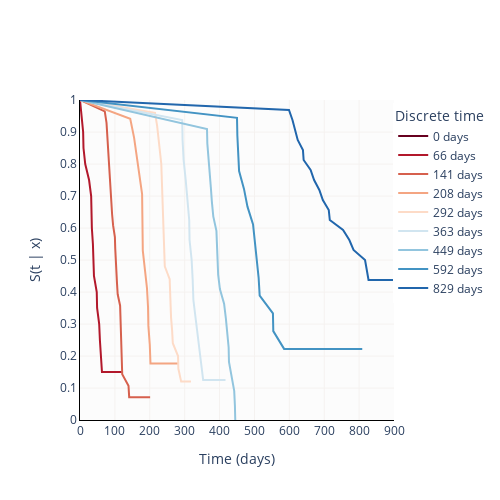

The code cell stored with this chart in its notebook:
### Code cell
fig

### Figure 1 — Plotly figure (JSON) as saved in the notebook; plotly's stock layout.template omitted (floating-point values rounded to 4 significant figures)
{"data": [{"line": {"color": "rgb(103,0,31)"}, "mode": "lines", "name": "0 days", "type": "scatter", "x": [0, 2, 7, 19, 25, 26, 29, 40, 44, 50, 65], "y": [1, 1, 1, 1, 1, 1, 1, 1, 1, 1, 1]}, {"line": {"color": "rgb(178,24,43)"}, "mode": "lines", "name": "66 days", "type": "scatter", "x": [0, 4, 9, 10, 15, 26, 32, 34, 37, 40, 48, 49, 55, 57, 61, 63, 66, 106, 120], "y": [1, 0.95, 0.9, 0.85, 0.8, 0.75, 0.7, 0.6, 0.55, 0.45, 0.4, 0.35, 0.3, 0.25, 0.2, 0.15, 0.15, 0.15, 0.15]}, {"line": {"color": "rgb(214,96,77)"}, "mode": "lines", "name": "141 days", "type": "scatter", "x": [0, 71, 76, 78, 80, 84, 85, 86, 89, 92, 95, 100, 101, 103, 106, 108, 115, 117, 118, 120, 121, 139, 141, 152, 201], "y": [1, 0.9643, 0.9286, 0.8929, 0.8214, 0.7857, 0.75, 0.7143, 0.6786, 0.6429, 0.6071, 0.5714, 0.5357, 0.4643, 0.4286, 0.3929, 0.3571, 0.2857, 0.2143, 0.1786, 0.1429, 0.1071, 0.07143, 0.07143, 0.07143]}, {"line": {"color": "rgb(244,165,130)"}, "mode": "lines", "name": "208 days", "type": "scatter", "x": [0, 144, 155, 170, 178, 180, 186, 192, 195, 196, 200, 202, 216, 273, 282], "y": [1, 0.9412, 0.8824, 0.7647, 0.7059, 0.5294, 0.4706, 0.4118, 0.3529, 0.2941, 0.2353, 0.1765, 0.1765, 0.1765, 0.1765]}, {"line": {"color": "rgb(253,219,199)"}, "mode": "lines", "name": "292 days", "type": "scatter", "x": [0, 215, 221, 226, 229, 233, 236, 237, 239, 240, 243, 257, 258, 261, 264, 266, 281, 282, 290, 294, 310, 318], "y": [1, 0.96, 0.92, 0.88, 0.84, 0.8, 0.72, 0.68, 0.64, 0.6, 0.48, 0.44, 0.4, 0.32, 0.28, 0.24, 0.2, 0.16, 0.12, 0.12, 0.12, 0.12]}, {"line": {"color": "rgb(209,229,240)"}, "mode": "lines", "name": "363 days", "type": "scatter", "x": [0, 293, 294, 297, 303, 307, 313, 314, 320, 323, 325, 332, 345, 353, 399, 417], "y": [1, 0.9375, 0.875, 0.8125, 0.75, 0.6875, 0.625, 0.5625, 0.5, 0.4375, 0.375, 0.3125, 0.1875, 0.125, 0.125, 0.125]}, {"line": {"color": "rgb(146,197,222)"}, "mode": "lines", "name": "449 days", "type": "scatter", "x": [0, 364, 365, 369, 375, 378, 382, 391, 394, 396, 401, 413, 418, 423, 426, 427, 442, 444, 445], "y": [1, 0.9091, 0.8636, 0.8182, 0.7273, 0.6818, 0.6364, 0.5909, 0.5, 0.4545, 0.4091, 0.3636, 0.3182, 0.2727, 0.2273, 0.1818, 0.09091, 0.04545, 0]}, {"line": {"color": "rgb(67,147,195)"}, "mode": "lines", "name": "592 days", "type": "scatter", "x": [0, 450, 451, 454, 456, 470, 480, 496, 507, 512, 515, 553, 554, 585, 629, 750, 763, 809], "y": [1, 0.9444, 0.8889, 0.8333, 0.7778, 0.7222, 0.6667, 0.6111, 0.5, 0.4444, 0.3889, 0.3333, 0.2778, 0.2222, 0.2222, 0.2222, 0.2222, 0.2222]}, {"line": {"color": "rgb(33,102,172)"}, "mode": "lines", "name": "829 days", "type": "scatter", "x": [0, 599, 609, 616, 624, 639, 641, 661, 671, 686, 696, 713, 716, 754, 772, 784, 817, 822, 827, 830, 881, 901, 967, 994, 1035, 1106, 1315, 1323, 1418, 1504, 1602, 1706], "y": [1, 0.9688, 0.9375, 0.9062, 0.875, 0.8438, 0.8125, 0.7813, 0.75, 0.7188, 0.6875, 0.6563, 0.625, 0.5938, 0.5625, 0.5312, 0.5, 0.4688, 0.4375, 0.4375, 0.4375, 0.4375, 0.4375, 0.4375, 0.4375, 0.4375, 0.4375, 0.4375, 0.4375, 0.4375, 0.4375, 0.4375]}], "layout": {"autosize": false, "height": 500, "legend": {"title": {"text": "Discrete time"}, "x": 1.3, "xanchor": "right", "y": 0.99, "yanchor": "top"}, "plot_bgcolor": "rgb(252, 252, 252)", "showlegend": true, "width": 500, "xaxis": {"dtick": 100, "gridcolor": "rgb(245, 242, 240)", "linecolor": "black", "range": [0, 900], "tickmode": "linear", "title": {"text": "Time (days)"}, "type": "linear"}, "yaxis": {"dtick": 0.1, "gridcolor": "rgb(245, 242, 240)", "linecolor": "black", "range": [0, 1], "tickmode": "linear", "title": {"text": "S(t | x)"}, "type": "linear"}}}
